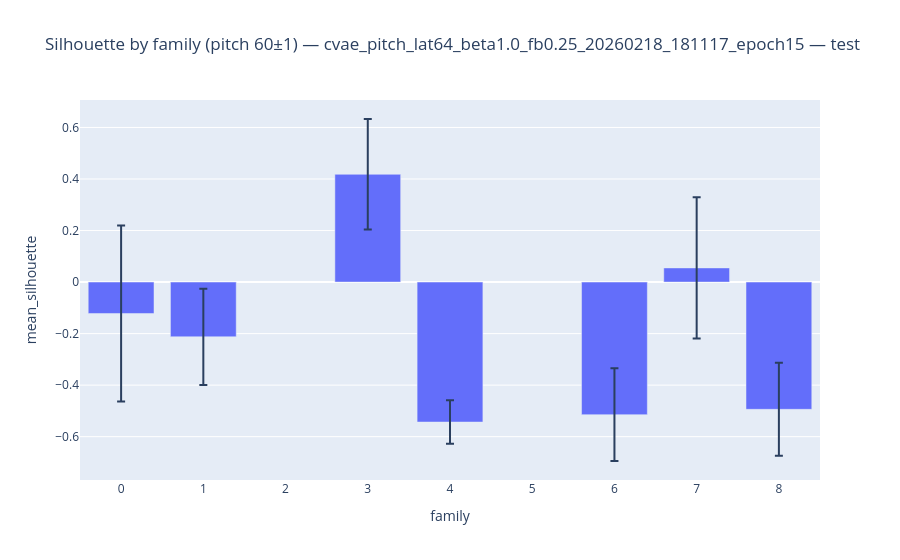

Notebook cell for this chart:
### Code cell
# Pitch-window silhouette example: pitch 60 ± 1
pitch_center = 60
sil_pitch_df = run_silhouette_for_pitch_window(mu_all, pitch_all, family_all, pitch_center=pitch_center, tolerance=1, min_samples_per_family=10)
path_csv = PLOTS_RUN_DIR / f'silhouette_pitch{pitch_center}_{model_name}_{SPLIT}.csv'
sil_pitch_df.to_csv(path_csv)
print('Saved pitch-window silhouette:', path_csv)

fig = px.bar(sil_pitch_df.reset_index(), x='family', y='mean_silhouette', error_y='std_silhouette', title=f'Silhouette by family (pitch {pitch_center}±1) — {model_name} — {SPLIT}')
fig.show()
fig.write_html(str(PLOTS_RUN_DIR / f'silhouette_pitch{pitch_center}_{model_name}_{SPLIT}.html'))

### Figure 1 — Plotly figure (JSON) as saved in the notebook; plotly's stock layout.template omitted (floating-point values rounded to 4 significant figures)
{"data": [{"error_y": {"array": [0.2147, 0.2739, 0.3416, 0.1868, 0.1806, 0.1799, 0.08454]}, "hovertemplate": "family=%{x}<br>mean_silhouette=%{y}<extra></extra>", "legendgroup": "", "marker": {"color": "#636efa", "pattern": {"shape": ""}}, "name": "", "orientation": "v", "showlegend": false, "textposition": "auto", "type": "bar", "x": [3, 7, 0, 1, 8, 6, 4], "xaxis": "x", "y": [0.4182, 0.05492, -0.1219, -0.2124, -0.4939, -0.5146, -0.5433], "yaxis": "y"}], "layout": {"barmode": "relative", "legend": {"tracegroupgap": 0}, "title": {"text": "Silhouette by family (pitch 60±1) — cvae_pitch_lat64_beta1.0_fb0.25_20260218_181117_epoch15 — test"}, "xaxis": {"anchor": "y", "domain": [0, 1], "title": {"text": "family"}}, "yaxis": {"anchor": "x", "domain": [0, 1], "title": {"text": "mean_silhouette"}}}}
